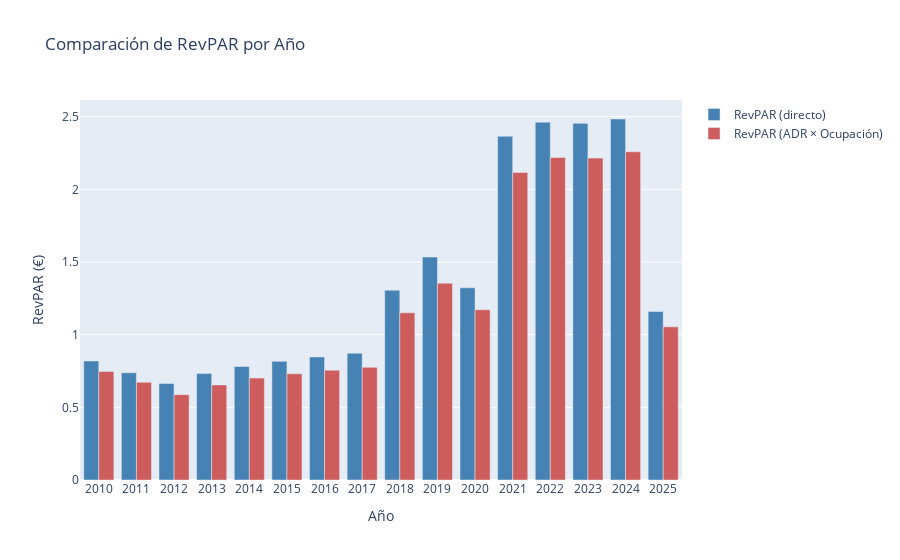

Here is the notebook cell this chart was saved with:
### Code cell
fig = go.Figure()
fig.add_trace(go.Bar(
    x=revpar_comparado.index.astype(str),
    y=revpar_comparado['RevPAR_directo'],
    name='RevPAR (directo)',
    marker_color='steelblue'
))
fig.add_trace(go.Bar(
    x=revpar_comparado.index.astype(str),
    y=revpar_comparado['RevPAR_ADR_tasa'],
    name='RevPAR (ADR × Ocupación)',
    marker_color='indianred'
))
fig.update_layout(
    title='Comparación de RevPAR por Año',
    xaxis_title='Año',
    yaxis_title='RevPAR (€)',
    barmode='group'
)
fig.show()

### Figure 1 — Plotly figure (JSON) as saved in the notebook; plotly's stock layout.template omitted (floating-point values rounded to 4 significant figures)
{"data": [{"marker": {"color": "steelblue"}, "name": "RevPAR (directo)", "type": "bar", "x": ["2010", "2011", "2012", "2013", "2014", "2015", "2016", "2017", "2018", "2019", "2020", "2021", "2022", "2023", "2024", "2025"], "y": [0.8191, 0.7377, 0.6647, 0.7323, 0.7807, 0.8164, 0.8465, 0.8724, 1.306, 1.534, 1.322, 2.365, 2.462, 2.454, 2.484, 1.159]}, {"marker": {"color": "indianred"}, "name": "RevPAR (ADR × Ocupación)", "type": "bar", "x": ["2010", "2011", "2012", "2013", "2014", "2015", "2016", "2017", "2018", "2019", "2020", "2021", "2022", "2023", "2024", "2025"], "y": [0.7468, 0.6722, 0.5868, 0.654, 0.7011, 0.7306, 0.7553, 0.7751, 1.15, 1.354, 1.171, 2.116, 2.219, 2.215, 2.258, 1.054]}], "layout": {"barmode": "group", "title": {"text": "Comparación de RevPAR por Año"}, "xaxis": {"title": {"text": "Año"}}, "yaxis": {"title": {"text": "RevPAR (€)"}}}}
